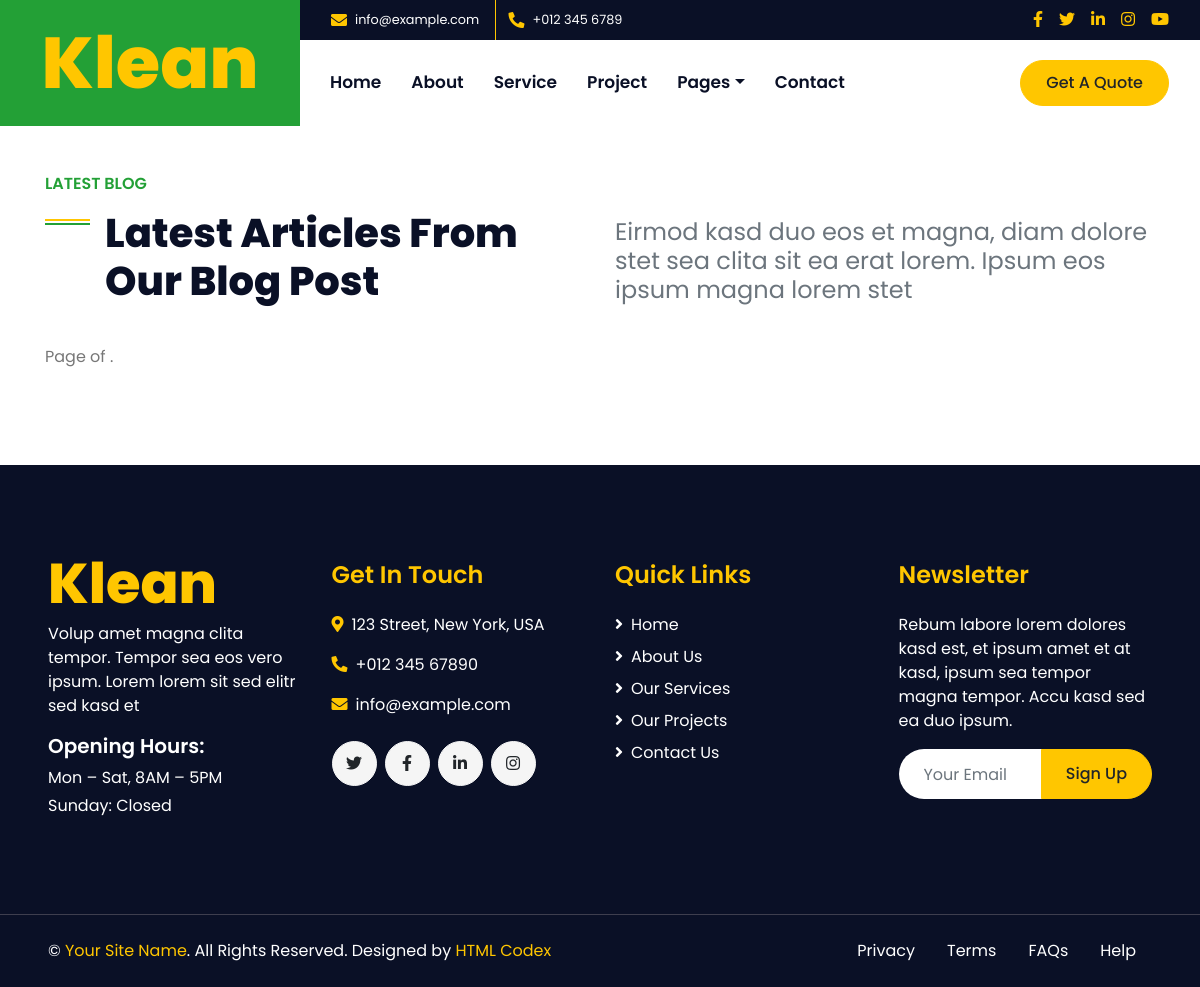
Page /category/1 on the earlier database version.
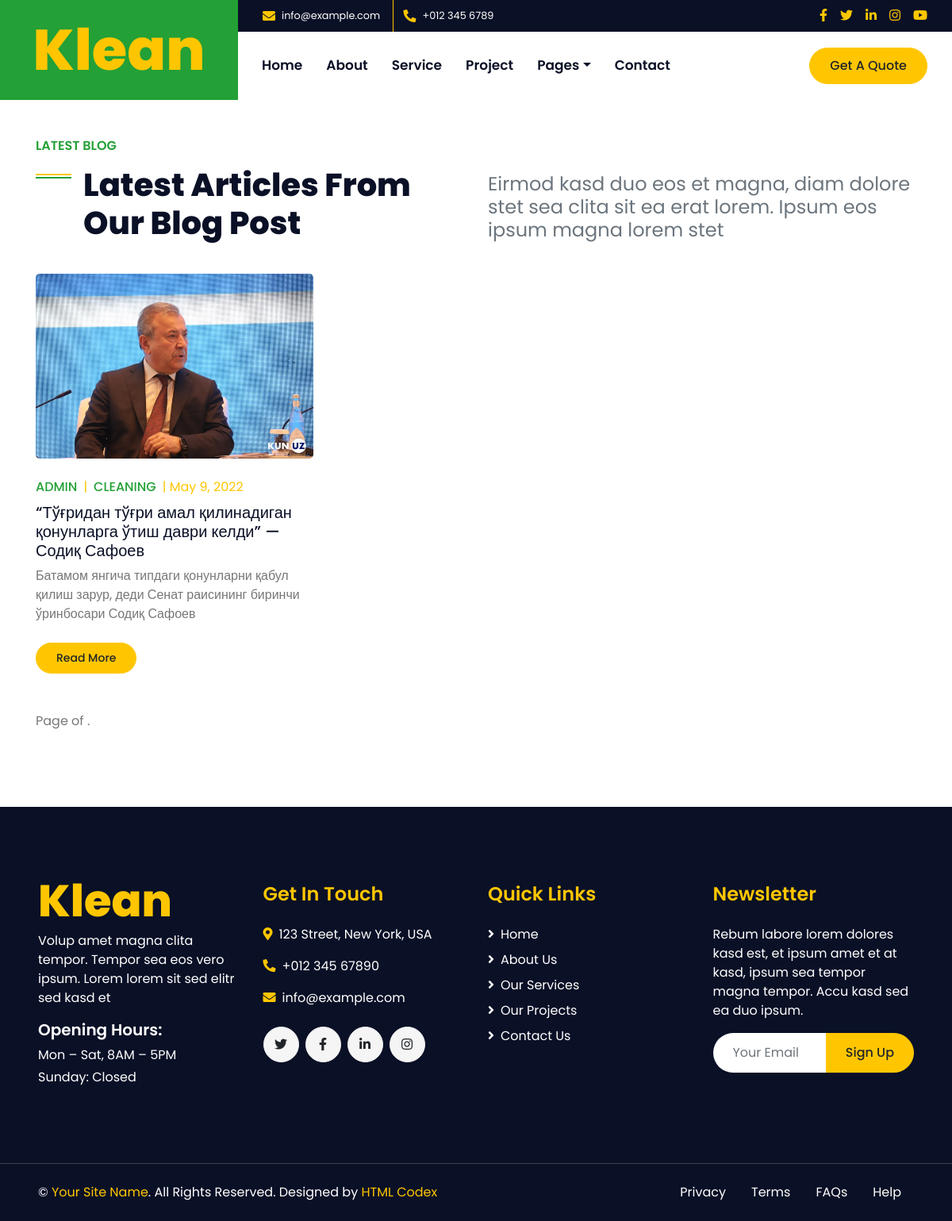
Same page on the later database version.
### postapp/models.py (models this page shows, shortened)
class Post(models.Model):
    cat_id = models.ForeignKey(Categorya, on_delete=models.SET_NULL, null=True)
    theme = models.CharField(max_length=100, null=True)
    shortText = models.CharField(max_length=255, null=True)
    text = models.TextField(null=True)
    img = models.ImageField(null=True)
    date = models.DateField(null=True)
    view_count = models.IntegerField(default=0, null=True)
    @property
    def get_image(self):
        try:
            return self.img.url
        except:
            return ''

### postapp/views.py (the view)
# urls.py: path('category/<int:id>', category, name='category'),
def category(request, id):
    posts = Post.objects.filter(cat_id=id)
    return render(request, 'category.html',
                  context={
                      'posts': posts
                  }
                  )

### template/category.html (shortened to what this page needs)
{% extends 'base.html' %}
{% load static %}
{% block content %}
    <div class="container-fluid py-5">
        <div class="container">
            <div class="row align-items-end mb-4">
                <div class="col-lg-6">
                    <h6 class="text-secondary font-weight-semi-bold text-uppercase mb-3">Latest Blog</h6>
                    <h1 class="section-title mb-3">Latest Articles From Our Blog Post</h1>
                </div>
                <div class="col-lg-6">
                    <h4 class="font-weight-normal text-muted mb-3">Eirmod kasd duo eos et magna, diam dolore stet sea clita sit ea erat lorem. Ipsum eos ipsum magna lorem stet</h4>
                </div>
            </div>
            <div class="row">
                {% for post in posts %}
                <div class="col-lg-4 col-md-6 mb-5">
                    <div class="position-relative mb-4">
                        <img class="img-fluid rounded w-100" src="{{ post.get_image }}" alt="{{ post.theme }}">
                    </div>
                    <div class="d-flex mb-2">
                        <a class="text-secondary text-uppercase font-weight-medium" href="">Admin</a>
                        <span class="text-primary px-2">|</span>
                        <a class="text-secondary text-uppercase font-weight-medium" href="">Cleaning</a>
                         <span class="text-primary px-2">| {{ post.date }}</span>
                    </div>
                    <h5 class="font-weight-medium mb-2">{{ post.theme }}</h5>
                    <p class="mb-4">{{ post.shortText }}</p>
                    <a class="btn btn-sm btn-primary py-2" href="{% url 'blog_detail' post.id %}">Read More</a>
                </div>
                {% endfor %}
                <div class="col-12">
                        <div class="pagination">
                                <span class="step-links">
                                    <span class="current">
                                        Page {{ posts.number }} of {{ posts.paginator.num_pages }}.
                                    </span>
                                </span>
                            </div>
                </div>
            </div>
        </div>
    </div>
{% endblock content %}

Differences in the rows shown:
now on this page (row edited): Post: get_image (picture), date "May 9, 2022", theme "“Тўғридан тўғри амал қилинадиган қонунларга ўтиш даври келди” — Содиқ Сафоев", shortText "Батамом янгича типдаги қонунларни қабул қилиш зарур, деди Сенат раисининг биринчи ўринбосари Содиқ Сафоев"
